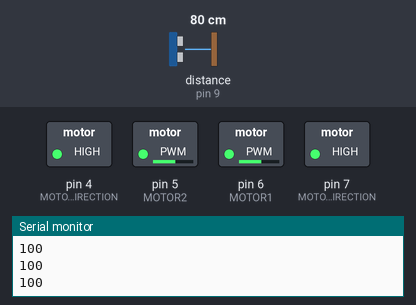
Bench run of a sketch on a simulated Arduino Uno, built with avr-gcc and run on an emulated ATmega328P. Parts: switched loads named in the sketch (green lamp = pin HIGH), the last lines printed to the serial monitor. Wiring (inferred from the names in the program): ultrasonic range finder: trigger pin 8; echo pin 9. Inputs (shaded band) come from the test bench; at power-on: distance to the obstacle (sensor on pin 9) 80 cm. The echo pulse lasts 58.3 µs per cm; pins used as bus, display or sensor lines are not drawn.

Above: at 1.2 s.
1.3 s: distance to the obstacle (sensor on pin 9) set to 35 cm
2.8 s: distance to the obstacle (sensor on pin 9) set to 26 cm
At 3.4 s:
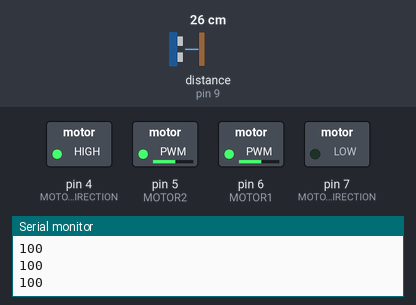
4.3 s: distance to the obstacle (sensor on pin 9) set to 60 cm
At 6.0 s:
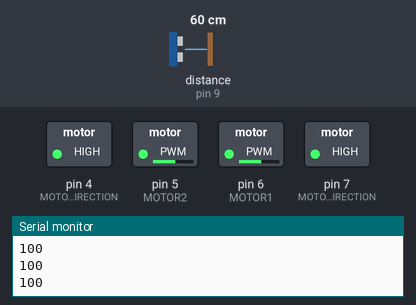
6.3 s: distance to the obstacle (sensor on pin 9) set to 2 cm
At 7.2 s:
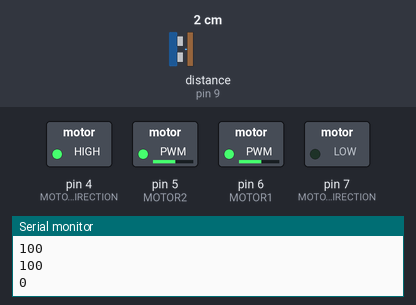
Timing chart, 0 to 8.8 s (numbered marks = the images above; inputs shaded):
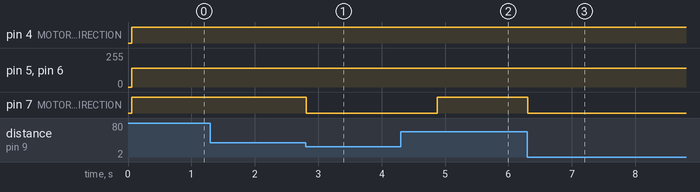

Measured:
- the behaviour switches between 31 and 30 cm on distance to the obstacle (sensor on pin 9) (found by bisection; images 0 and 1)
- after the input at 2.8 s, pin 7 (MOTOR2_DIRECTION): HIGH → LOW at once
- after the input at 4.3 s, pin 7 (MOTOR2_DIRECTION): LOW → HIGH after 0.58 s
- after the input at 6.3 s, pin 7 (MOTOR2_DIRECTION): HIGH → LOW at once

The sketch:

Robot_code_v.1.ino
```cpp
//for ultrasonic module
#define trigPin 8
#define echoPin 9
//for motor controll
#define MOTOR1 6 //motor 1 speed control
#define MOTOR2 5 //motor 2 speed control
#define MOTOR2_DIRECTION 7 //motor 2 direction control
#define MOTOR1_DIRECTION 4 //Motor 1 direction control

#define FORWARD LOW
#define BACKWARD HIGH

#define FULL_SPEED 255
#define STOP 0

void setup() {
  //pinmode for motor control
  pinMode(4, OUTPUT);
  pinMode(5, OUTPUT);
  pinMode(6, OUTPUT);
  pinMode(7, OUTPUT);
    //pinmode for ultrasonic module
  pinMode(trigPin, OUTPUT); // Sets the trigPin as an Output
  pinMode(echoPin, INPUT); // Sets the echoPin as an Input


  Serial.begin(9600); //serial port enable for debuging
}

long duration;
int distance;

int Distance(){
//Code for ultrasonic module
// Clears the trigPin
digitalWrite(trigPin, LOW);
delayMicroseconds(2);
// Sets the trigPin on HIGH state for 10 micro seconds
digitalWrite(trigPin, HIGH);
delayMicroseconds(10);
digitalWrite(trigPin, LOW);
// Reads the echoPin, returns the sound wave travel time in microseconds
duration = pulseIn(echoPin, HIGH);
// Calculating the distance
distance= duration*0.034/2;
// Prints the distance on the Serial Monitor
return distance;
}

void Motor1(int speed, bool reverse) {
  analogWrite(MOTOR1, speed);
  if (reverse)  {
    digitalWrite(MOTOR1_DIRECTION, BACKWARD);
  }
  else  {
    digitalWrite(MOTOR1_DIRECTION, FORWARD);
  }
}

void Motor2(int speed, bool reverse) {
  analogWrite(MOTOR2, speed);
  if (reverse)  {
    digitalWrite(MOTOR2_DIRECTION, BACKWARD);
  }
  else  {
    digitalWrite(MOTOR2_DIRECTION, FORWARD);
  }
}


int Speed_value(){ //Motor speed setup
  int speed;
  if (Distance()==175){speed = FULL_SPEED;}
  if (Distance()<175){speed = Distance()/0.6;}
  if (Distance()<100){speed = 100;}
  if (Distance()<10){speed = STOP;}
  return speed;
}


void loop() {
  Speed_value();
  Serial.println(Speed_value());


      //forward
    if (Distance() > 30)   {
      Motor1(Speed_value, true);
      Motor2(Speed_value, true);
    }
  else if(Distance()< 30){
      Motor1(Speed_value, true);
      Motor2(Speed_value, false);
      delay (1000);
  }

  }
```
